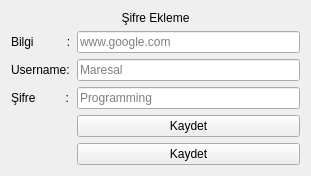
<?xml version="1.0" encoding="UTF-8"?>
<ui version="4.0">
 <class>Form</class>
 <widget class="QWidget" name="Form">
  <property name="windowModality">
   <enum>Qt::ApplicationModal</enum>
  </property>
  <property name="geometry">
   <rect>
    <x>0</x>
    <y>0</y>
    <width>311</width>
    <height>138</height>
   </rect>
  </property>
  <property name="windowTitle">
   <string>Password Manager</string>
  </property>
  <layout class="QGridLayout" name="gridLayout">
   <item row="1" column="0">
    <widget class="QLabel" name="label">
     <property name="text">
      <string>Bilgi          :</string>
     </property>
    </widget>
   </item>
   <item row="2" column="0">
    <widget class="QLabel" name="label_2">
     <property name="text">
      <string>Username:</string>
     </property>
    </widget>
   </item>
   <item row="2" column="1">
    <widget class="QLineEdit" name="lineEdit_2">
     <property name="placeholderText">
      <string>Maresal</string>
     </property>
    </widget>
   </item>
   <item row="1" column="1">
    <widget class="QLineEdit" name="lineEdit">
     <property name="placeholderText">
      <string>www.google.com</string>
     </property>
    </widget>
   </item>
   <item row="3" column="0">
    <widget class="QLabel" name="label_3">
     <property name="text">
      <string>Şifre         :</string>
     </property>
    </widget>
   </item>
   <item row="0" column="0" colspan="2">
    <widget class="QLabel" name="label_4">
     <property name="text">
      <string>Şifre Ekleme</string>
     </property>
     <property name="alignment">
      <set>Qt::AlignCenter</set>
     </property>
    </widget>
   </item>
   <item row="4" column="1">
    <widget class="QPushButton" name="pushButton">
     <property name="text">
      <string>Kaydet</string>
     </property>
    </widget>
   </item>
   <item row="3" column="1">
    <widget class="QLineEdit" name="lineEdit_3">
     <property name="placeholderText">
      <string>Programming</string>
     </property>
    </widget>
   </item>
   <item row="5" column="1">
    <widget class="QPushButton" name="pushButton_2">
     <property name="text">
      <string>Kaydet</string>
     </property>
    </widget>
   </item>
  </layout>
 </widget>
 <resources/>
 <connections/>
</ui>
